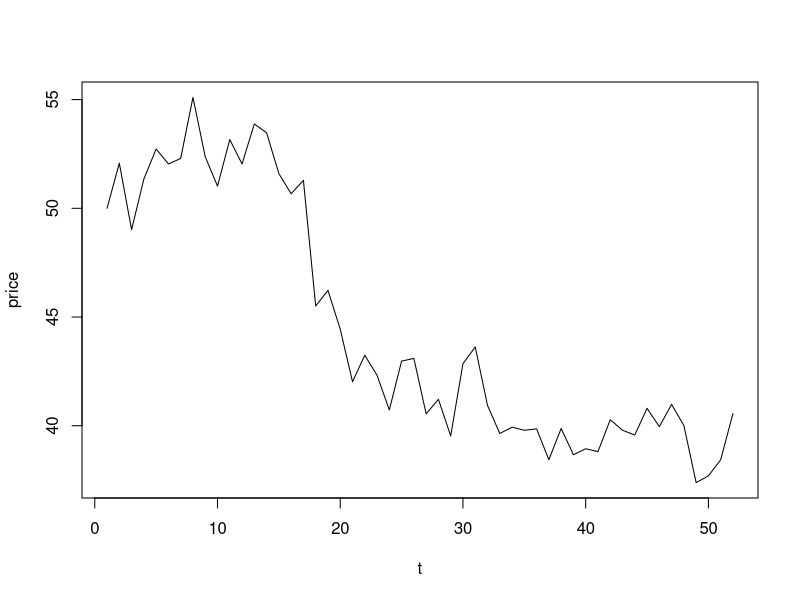

Write R code to recreate this figure.
# 1b
u <- 0.2
sigma <- 0.25
s <- 50
price <- c(s)
t <- 1:52
err <- rnorm(length(t))

for (i in c(2:52)){
  
  s <- s*(1+u/length(t)+sigma*sqrt(1/length(t))*err[i-1])
  price[i] <- s
}

plot(t, price, type = "l")
